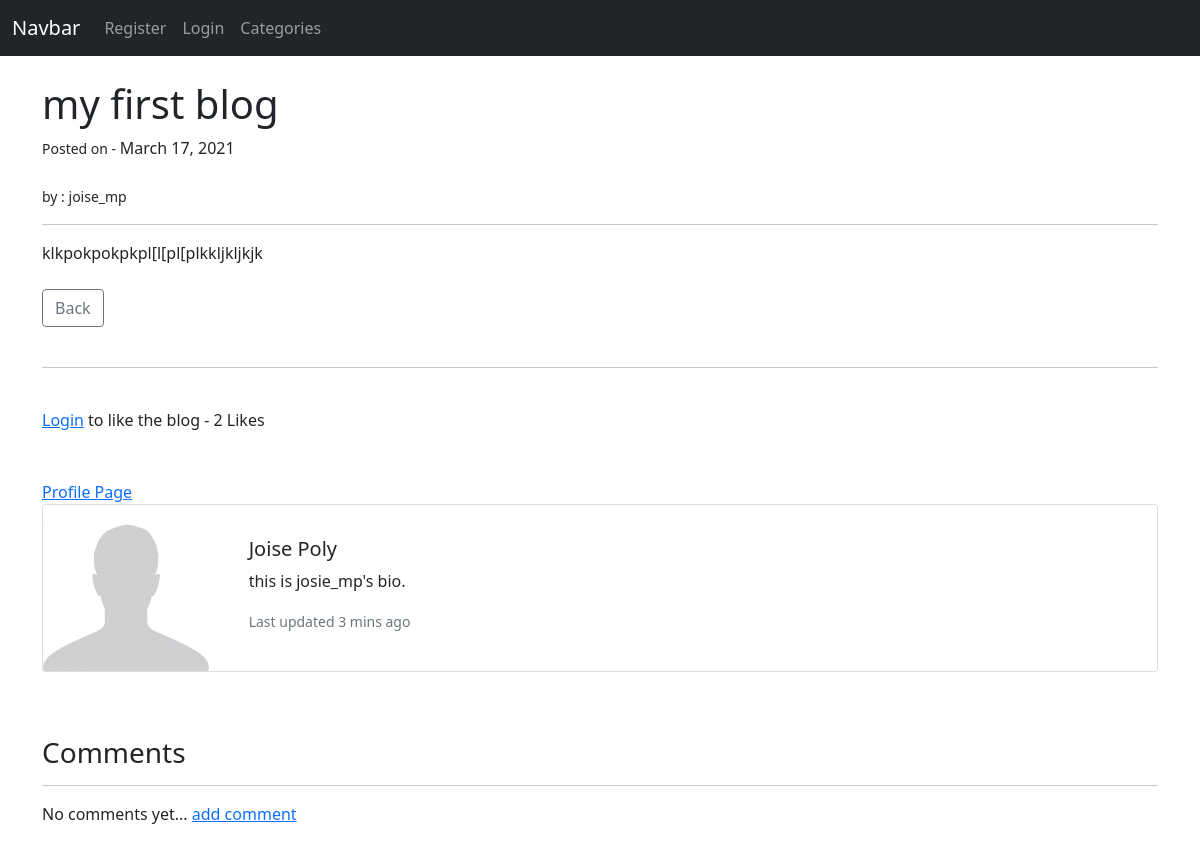
The app's page /article/38, older data.
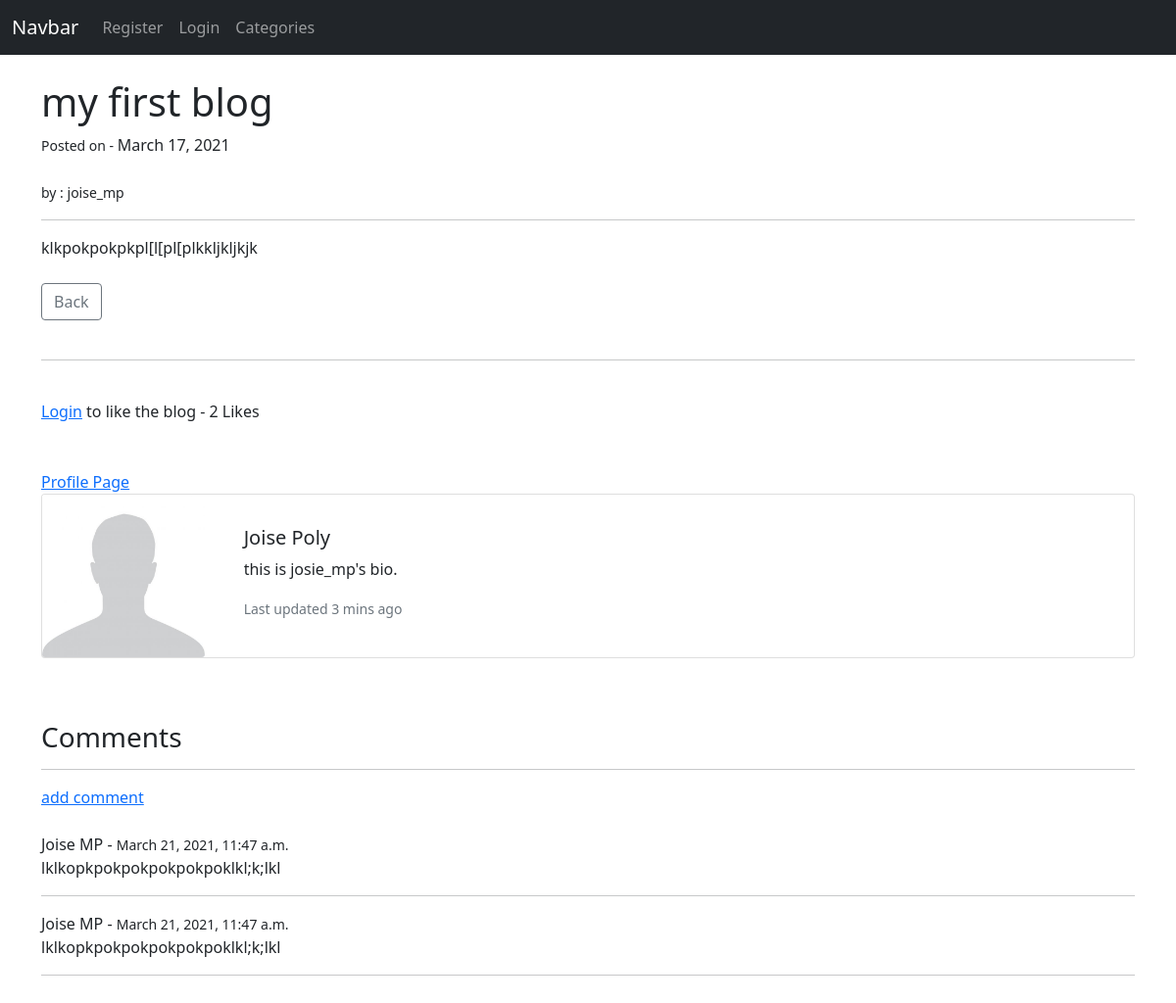
The same page, newer data.
### blog/models.py (models this page shows, shortened)
class Post(models.Model):
    title = models.CharField(max_length=255)
    author = models.ForeignKey(User, on_delete=models.CASCADE)
    body = RichTextField(blank=True, null=True)
    post_date = models.DateField(auto_now_add=True)
    post_time = models.TimeField(auto_now_add=True)
    category = models.CharField(max_length=255, default='others')
    likes = models.ManyToManyField(User, related_name='blog_posts')
    thumbnail = models.ImageField(null=True, blank=True, upload_to='images/blog/thumbnail')
    def total_likes(self):
        return self.likes.count()

class Profile(models.Model):
    user = models.OneToOneField(User, null=True, on_delete=models.CASCADE)
    bio = models.TextField()
    profile_pic = models.ImageField(null=True, blank=True, upload_to='images/members/profile_pic')
    website_url = models.CharField(max_length=255, null=True, blank=True)
    instagram_url = models.CharField(max_length=255, null=True, blank=True)
    facebook_url = models.CharField(max_length=255, null=True, blank=True)
    twitter_url = models.CharField(max_length=255, null=True, blank=True)
    linkedin_url = models.CharField(max_length=255, null=True, blank=True)
    snapchat_url = models.CharField(max_length=255, null=True, blank=True)

class Comment(models.Model):
    post = models.ForeignKey(Post, related_name='comments', on_delete=models.CASCADE)
    name = models.CharField(max_length=255)
    body = models.TextField()
    date_added = models.DateTimeField(auto_now_add=True)

### blog/views.py (the view)
# urls.py: path('article/<int:pk>', BlogDetailView.as_view(), name='blogdetail'),
class BlogDetailView(DetailView):
    model = Post
    template_name = 'blog_detail.html'
    def get_context_data(self, *args, **kwargs):
        likes_count = get_object_or_404(Post, id=self.kwargs['pk'])
        total_likes = likes_count.total_likes()
        liked = False
        if likes_count.likes.filter(id=self.request.user.id).exists():
            liked = True
        context = super(BlogDetailView, self).get_context_data(*args, **kwargs)
        context['total_likes'] = total_likes
        context['liked'] = liked
        return context

### blog/templates/blog_detail.html (shortened to what this page needs)
{% extends 'Navbars/blog_nav.html' %}
{% load static %}
{% block items %}
<h1>{{ post.title }}</h1> <small>Posted on - </small>{{post.post_date}} <br><br>
<small>by : {{post.author}}</small>
<hr>
{{post.body | safe}}
<br><br>
<a class="btn btn-outline-secondary" href="{% url 'bloghome' %}">Back</a>
<br><br>
<hr>
<br>
<form action="{% url 'like_post' post.pk %}" method="POST">
    {% if user.is_authenticated %}
    {% if liked %}
    <button type="submit" name="post_id", value="{{ post.id }}", class="btn btn-outline-danger btn-sm">Unlike</button>
    {% else %}
    <button type="submit" name="post_id", value="{{ post.id }}", class="btn btn-outline-primary btn-sm">Like</button>
    {% endif %}
    {% else %}
    <a href="{% url 'login' %}">Login</a> to like the blog
    {% endif %}
    - {{ total_likes }} Likes
</form>
<br><br>
<a href="{% url 'profile_page' post.author.profile.id %}">Profile Page</a>
<div class="card mb-3">
    <div class="row no-gutters">
      <div class="col-md-2">
        {% if post.author.profile.profile_pic %}
          <img src="{{post.author.profile.profile_pic.url}}" class="card-img" alt="...">
        {% else %}
          <img src="{% static 'Media/images/members/default/profile-pic.jpg' %}" class="card-img" alt="">
        {% endif %}
      </div>
      <div class="col-md-10">
        <div class="card-body">
          <h5 class="card-title">{{ post.author.first_name }} {{ post.author.last_name }}</h5>
          <p class="card-text">{{post.author.profile.bio}}.</p>
          <p class="card-text"><small class="text-muted">Last updated 3 mins ago</small></p>
        </div>
      </div>
    </div>
  </div>
<br><br>
<h3>Comments</h3>
<hr>
{% if not post.comments.all %}
  No comments yet...
  <a href="{% url 'add_comment' post.pk %}">add comment</a>
{% else %}
<a href="{% url 'add_comment' post.pk %}">add comment</a><br><br>
  {% for comment in post.comments.all %}
    {{comment.name}} -
    <span><small>{{comment.date_added}}</small></span> <br>
    {{comment.body}}
    <hr>
  {% endfor %}
{% endif %}
<br><br><br>
{%endblock%}

### templates/Navbars/blog_nav.html (shortened to what this page needs)
{% extends 'base.html' %}
{% block content %}
<nav class="navbar navbar-expand-lg navbar-dark bg-dark">
    <div class="container-fluid">
      <a class="navbar-brand" href="{% url 'bloghome' %}">Navbar</a>
      <div class="collapse navbar-collapse" id="navbarSupportedContent">
        <ul class="navbar-nav">
        {% if user.is_authenticated %}
            <li class="nav-item">
              <a class="nav-link" href="{% url 'createPost' %}">Create Post</a>
            </li>
            {% if user.is_superuser %}
            <li class="nav-item">
              <a class="nav-link" href="{% url 'add_category' %}">Add Category</a>
            </li>
            {% endif %}
          {% else %}
            <li class="nav-item">
              <a class="nav-link" href="{% url 'register' %}">Register</a>
            </li>
            <li class="nav-item">
              <a class="nav-link" href="{% url 'login' %}">Login</a>
            </li>
        {% endif %}
        {% if category_menu %}
        <li class="nav-item dropdown">
          <a class="nav-link dropdown-toggle" href="#" id="navbarDropdown" role="button" data-bs-toggle="dropdown" aria-expanded="false">
            Categories
          </a>
          <ul class="dropdown-menu" aria-labelledby="navbarDropdown">
            {% for item in category_menu %}
            <li><a class="dropdown-item" href="{% url 'category_page' item %}">{{item}}</a></li>
            {% endfor %}
          </ul>
        </li>
        {%else%}
        <li class="nav-item">
          <a class="nav-link" href="{% url 'category_list_page' %}">Categories</a>
        </li>
        {% endif %}
        </ul>
      </div>
    </div>
  </nav>
  <div class="container mt-4">
    {% block items %}
    {% endblock %}
  </div>
{% endblock %}

### templates/base.html (shortened to what this page needs)
<!doctype html>
<html lang="en">
  <head>
    {% load static %}
    <link href="https://cdn.jsdelivr.net/npm/bootstrap@5.0.0-beta2/dist/css/bootstrap.min.css" rel="stylesheet">
  </head>
  <body>
        {% block content %}
        {% endblock %}
  </body>
</html>

Row changes from the older to the newer data that the page shows:
added Comment: name "Joise MP", date_added "March 21, 2021, 11:47 a.m.", body "lklkopkpokpokpokpokpoklkl;k;lkl"
added Comment: name "Joise MP", date_added "March 21, 2021, 11:47 a.m.", body "lklkopkpokpokpokpokpoklkl;k;lkl"
Text that changed along with them:
text no longer shown: "No comments yet..."
